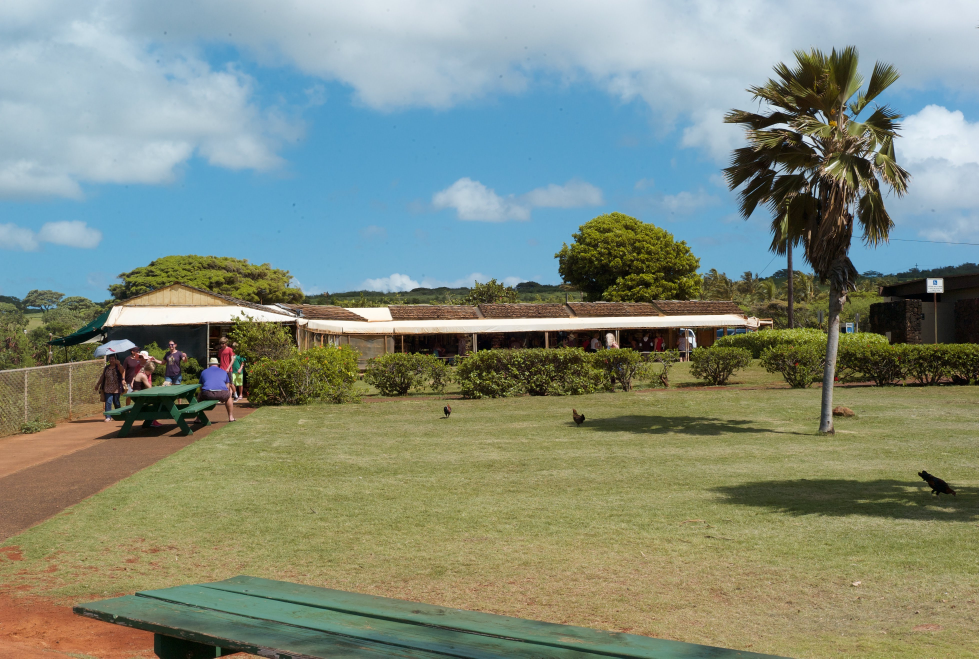
#> input picture dust_photos/images/hawaii - 29.jpg, 3916 x 2634 px (shown at 1/4 size)
$ jupyter execute auto_sensor_dust_inpainting.ipynb
#> lines starting #> are read from the running program, lines starting #| are printed output that depends on the picture; after the words box and inside, x2 and y2 are one past the last pixel; in counts of white or black regions, pixels touching at a corner belong together
### shapedetector.py
# import the necessary packages
import cv2
class ShapeDetector:
    def __init__(self):
        pass
    def detect(self, c):
        # initialize the shape name and approximate the contour
        shape = ""
        peri = cv2.arcLength(c, True)
        approx = cv2.approxPolyDP(c, 0.04 * peri, True)

        # if the shape is a triangle, it will have 3 vertices
        #if len(approx) == 3:
        #   shape = "triangle"
        # if the shape has 4 vertices, it is either a square or
        # a rectangle
        if len(approx) == 4:
            # compute the bounding box of the contour and use the
            # bounding box to compute the aspect ratio
            (x, y, w, h) = cv2.boundingRect(approx)
            ar = w / float(h)
            # a square will have an aspect ratio that is approximately
            # equal to one, otherwise, the shape is a rectangle
            shape = "square" if ar >= 0.95 and ar <= 1.05 else "rectangle"
        # [7 lines of commented-out code are left out]
        return shape

### auto_sensor_dust_inpainting.ipynb
# Automatic Sensor Dust Detection and Inpainting

[cell 1]
#import libraries
import cv2
import numpy as np
from matplotlib import pyplot as plt

from shapedetector import ShapeDetector
import imutils

## Load Image for Inpainting

[cell 2]
#load images
img_path = 'dust_photos/images/hawaii - 29.jpg'
#color version
cimg = cv2.imread(img_path)
#> cimg is the input picture: shape (2634, 3916, 3); mean B, G, R 125.9, 140.3, 129
#grey scale image
img = cv2.imread(img_path,0)
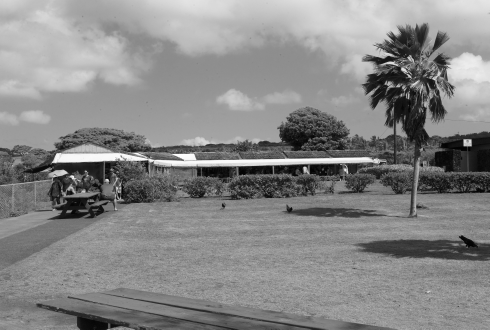
#> img: shape (2634, 3916) (shown at 1/8 size); min 0, max 255, mean 135.3

[cell 3]
#Show and Save Original Color Image
cv2.imwrite('original_image.png', cimg)

plt_image = cv2.cvtColor(cimg, cv2.COLOR_BGR2RGB)
plt.imshow(plt_image)
plt.title('Image'), plt.xticks([]), plt.yticks([])
plt.show()

## Apply Thresholds to the Image

[cell 4]
#Apply Global Threshold
m = np.mean(img, dtype=int)
#> m = 135
global_thresh = cv2.threshold(img,int(m/1.2),255,cv2.THRESH_BINARY_INV)[1]
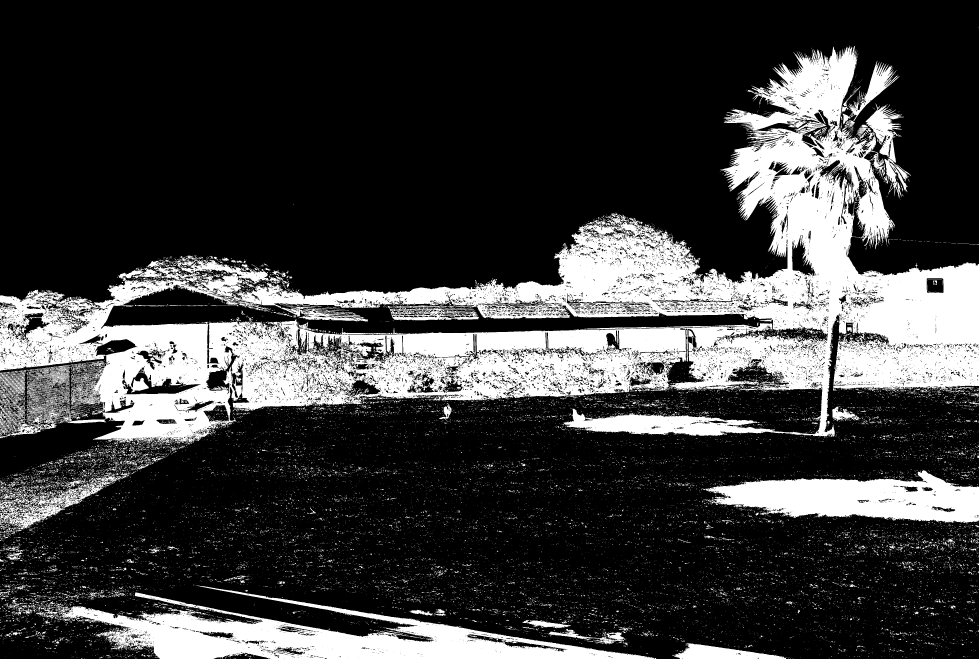
#> global_thresh: shape (2634, 3916) (shown at 1/4 size); 23.9% white; 29397 white regions (27797 under 20 px), largest, box (x1, y1, x2, y2) and area: (0, 182, 3916, 1781) 1787607, (225, 2342, 2625, 2634) 239174, (2808, 1881, 3916, 2093) 141708

#Show and Save Global Threshold Image
cv2.imwrite('global_threshold.png', global_thresh)

plt.imshow(global_thresh, 'gray')
plt.title('Global Threshold'), plt.xticks([]), plt.yticks([])
plt.show()

[cell 5]
#Perform Adaptive Threshold
#adaptive_thresh_img = cv2.adaptiveThreshold(img,255,cv2.ADAPTIVE_THRESH_MEAN_C,cv2.THRESH_BINARY_INV,27,15)
adaptive_thresh_img = cv2.adaptiveThreshold(img,255,cv2.ADAPTIVE_THRESH_MEAN_C,cv2.THRESH_BINARY_INV,19,10)
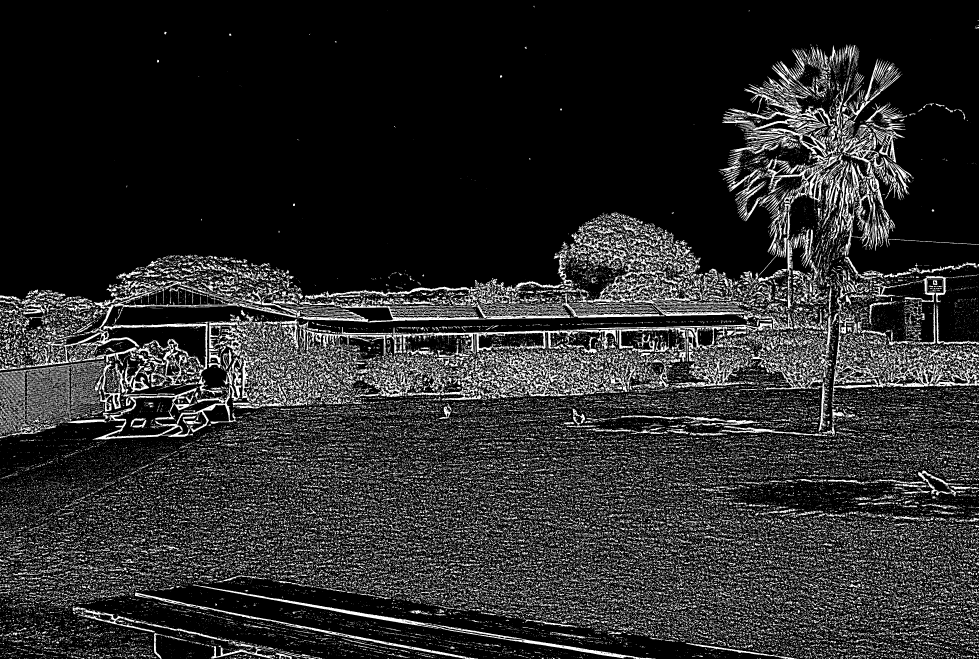
#> adaptive_thresh_img: shape (2634, 3916) (shown at 1/4 size); 16.5% white; 80607 white regions (67371 under 20 px), largest, box (x1, y1, x2, y2) and area: (456, 1102, 2984, 1290) 75450, (1102, 1277, 2818, 1595) 63447, (370, 1304, 1039, 1759) 28801
#adaptive_thresh_img = cv2.adaptiveThreshold(img,255,cv2.ADAPTIVE_THRESH_MEAN_C,cv2.THRESH_BINARY_INV,11,5)
#adaptive_thresh_img = cv2.adaptiveThreshold(img,255,cv2.ADAPTIVE_THRESH_MEAN_C,cv2.THRESH_BINARY_INV,5,2)


#Show and Save Adaptive Threshold Image
cv2.imwrite('adapt_mean_threshold.png', adaptive_thresh_img)

plt.imshow(adaptive_thresh_img, 'gray')
plt.title('Adaptive Mean Threshold'), plt.xticks([]), plt.yticks([])
plt.show()

## Filter the Thresholded Image with Magnification Filter

[cell 6]
#Image Magnification Filter Kernel
KERNEL = np.ones((10,10), dtype=int)*10

print(KERNEL)

[cell 7]
#Filter the thresholded images*
img_filt = cv2.filter2D(adaptive_thresh_img,-1,KERNEL)
#> img_filt: shape (2634, 3916); 59.3% white; 2233 black regions (1488 under 20 px), largest, box (x1, y1, x2, y2) and area: (0, 0, 3916, 1207) 3657462, (824, 2319, 2395, 2571) 53934, (3397, 953, 3916, 1096) 46826
#global_thresh = cv2.filter2D(global_thresh,-1,KERNEL)

#Apply multiple times
for i in range(2):
    KERNEL_i = np.ones((int(10),int(10)), dtype=int)*10
    img_filt = cv2.filter2D(img_filt,-1,KERNEL_i)
#> this loop made 2 passes
#> pass 1, `img_filt = cv2.filter2D(img_filt,-1,KERNEL_i)`:
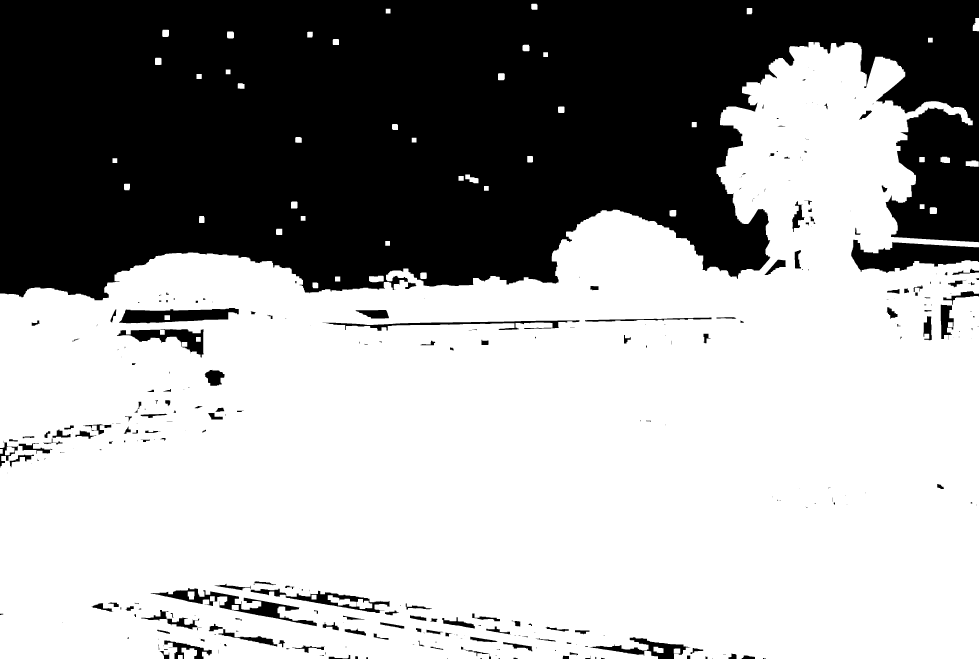
#> img_filt: shape (2634, 3916) (shown at 1/4 size); 63.2% white; 327 black regions (132 under 20 px), largest, box (x1, y1, x2, y2) and area: (0, 0, 3916, 1201) 3586331, (3404, 959, 3916, 1091) 39543, (476, 1232, 955, 1293) 19664
#> pass 2, `img_filt = cv2.filter2D(img_filt,-1,KERNEL_i)`:
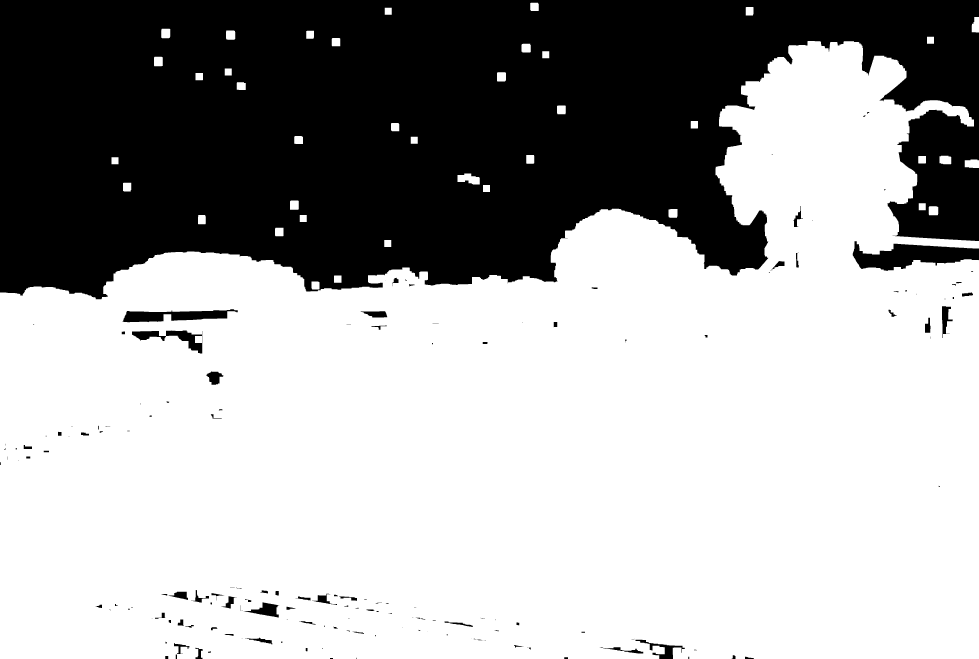
#> img_filt: shape (2634, 3916) (shown at 1/4 size); 65% white; 163 black regions (48 under 20 px)

#Show and Save Magnification Image
cv2.imwrite('mag_filt.png', img_filt)

plt.imshow(img_filt, 'gray')
plt.title('Magnification Filtered'), plt.xticks([]), plt.yticks([])
plt.show()

## Combine the Thresholds Together

[cell 8]
#Combine Thresholds
comb = img_filt + global_thresh

#Show and Save Combined Threshold Image
cv2.imwrite('comb_threshold.png', comb)

plt.imshow(comb, 'gray')
plt.title('Combined Threshold'), plt.xticks([]), plt.yticks([])
plt.show()

## Find and Classify the Contours in the Image

[cell 9]
#Find and Classify Contours of Image
cnts = cv2.findContours(comb.copy(), cv2.RETR_EXTERNAL,cv2.CHAIN_APPROX_SIMPLE)
#> cnts = 40 contours; largest, box (x1, y1, x2, y2) and area: (0, 164, 3916, 2634) 6707736, (1830, 694, 1919, 738) 2595, (3859, 638, 3916, 672) 1696, (3887, 68, 3916, 130) 1439, (3758, 623, 3805, 657) 1432
cnts = imutils.grab_contours(cnts)
sd = ShapeDetector()

cimg_copy = cimg.copy()

for c in cnts:
    # compute the center of the contour, then detect the name of the
    # shape using only the contour
    M = cv2.moments(c)
    if M["m00"] != 0:
        cX = int((M["m10"] / M["m00"]) * 1)
        cY = int((M["m01"] / M["m00"]) * 1)
        shape = sd.detect(c)
        # multiply the contour (x, y)-coordinates by the resize ratio,
        # then draw the contours and the name of the shape on the image
        if len(c) < 50:
            c = c.astype("float")
            c *= 1
            c = c.astype("int")
            cv2.drawContours(cimg_copy, [c], -1, (0, 255, 0), 2)
            cv2.putText(cimg_copy, shape, (cX, cY), cv2.FONT_HERSHEY_SIMPLEX,0.5, (255, 255, 255), 2)
#> this loop made 40 passes
#> (cX, cY, shape, peri in detect, approx in detect, x in detect, y in detect, w in detect) on passes 1 to 4: (1261, 1141, 'square', 121.1, [[1246, 1126], [1248, 1156], [1276, 1157], [1277, 1129]], 1246, 1126, 32), (1350, 1116, 'square', 113.4, [[1336, 1103], [1336, 1130], [1365, 1130], [1365, 1102]], 1336, 1102, 30), (1550, 973, 'square', 108, [[1537, 960], [1537, 987], [1564, 987], [1564, 960]], 1537, 960, 28), (1116, 927, 'square', 129.7, [[1102, 911], [1100, 942], [1132, 944], [1133, 911]], 1100, 911, 34)

[cell 10]
#Show and Save Detected Contours
cv2.imwrite('shape_detect.png', cimg_copy)

plt_cimage = cv2.cvtColor(cimg_copy, cv2.COLOR_BGR2RGB)
plt.imshow(plt_cimage)
plt.title('Shape Detect'), plt.xticks([]), plt.yticks([])
plt.show()

## Create the Inpainting Mask based on the Detected Contours

[cell 11]
#Create Dust Mask
img_mask = np.zeros((img.shape[0], img.shape[1]), dtype='uint8')
for c in cnts:
    # compute the center of the contour, then detect the name of the
    # shape using only the contour
    M = cv2.moments(c)
    if M["m00"] != 0:
        cX = int((M["m10"] / M["m00"]) * 1)
        cY = int((M["m01"] / M["m00"]) * 1)
        shape = sd.detect(c)
        # multiply the contour (x, y)-coordinates by the resize ratio,
        # then draw the contours and the name of the shape on the image
        if len(c) < 50:
            c = c.astype("float")
            c *= 1
            c = c.astype("int")
            cv2.fillPoly(img_mask, pts=[c], color=(255,255,255))
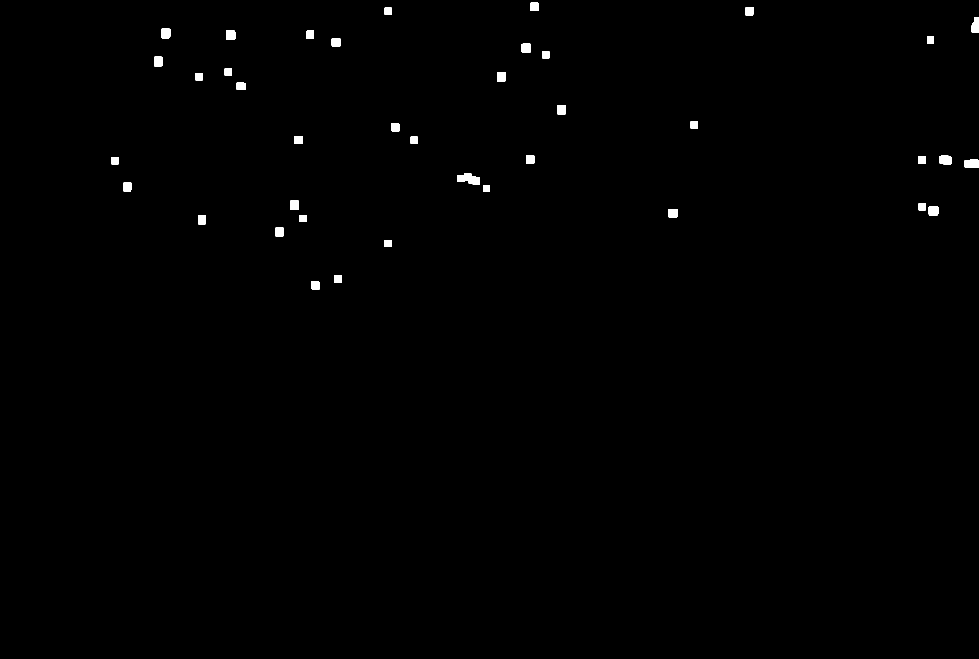
#> img_mask: shape (2634, 3916) (shown at 1/4 size); 0.42% white; 39 white regions, largest, box (x1, y1, x2, y2) and area: (1830, 694, 1919, 738) 2729, (3859, 638, 3916, 672) 1784, (3887, 68, 3916, 130) 1527

#Show and Save Mask Image
cv2.imwrite('dust_mask.png', img_mask)
plt.imshow(img_mask, 'gray')
plt.title('Dust Mask'), plt.xticks([]), plt.yticks([])
plt.show()

## Perform Inpainting

[cell 12]
#Set inpainting options
radius = 10
flags = cv2.INPAINT_TELEA #or use cv2.INPAINT_NS

[cell 13]
#Inpaint the image
cimg_inpaint = cv2.inpaint(cimg, img_mask, radius, flags=flags)

[cell 14]
#Show and Save Final Image
cv2.imwrite('auto_dust_inpainting.png', cimg_inpaint)

plt_out = cv2.cvtColor(cimg_inpaint, cv2.COLOR_BGR2RGB)
plt.imshow(plt_out)
plt.title('Inpainting Results'), plt.xticks([]), plt.yticks([])
plt.show()

$ run again, with dust_photos/images/hawaii - 52.jpg copied over dust_photos/images/hawaii - 29.jpg
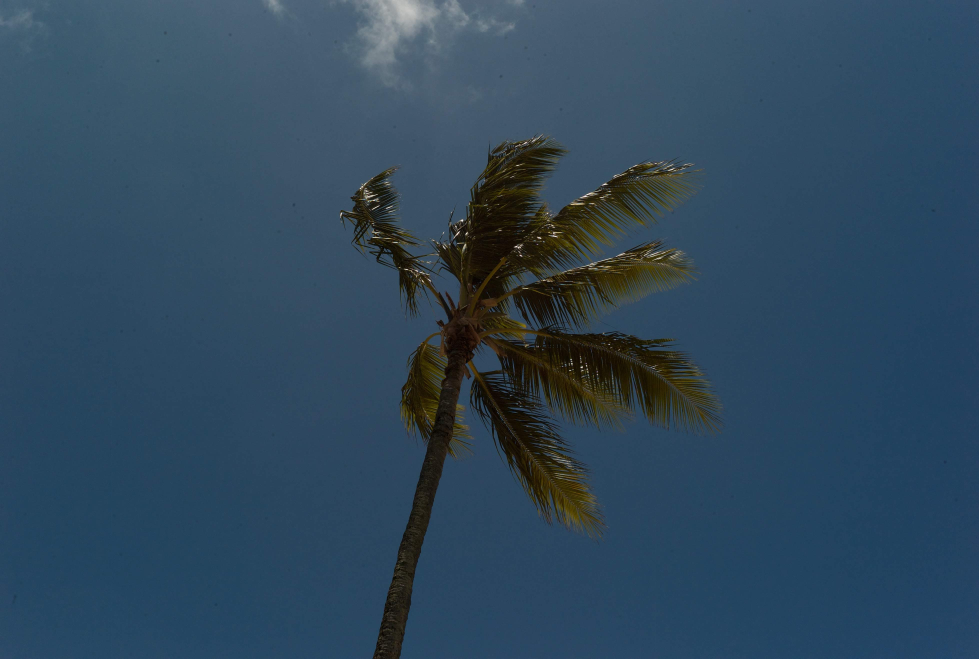
#> input picture dust_photos/images/hawaii - 52.jpg, 3916 x 2634 px (shown at 1/4 size)
#> cimg is the input picture: shape (2634, 3916, 3); mean B, G, R 91.7, 71.9, 47.5
#> `img = cv2.imread(img_path,0)`:
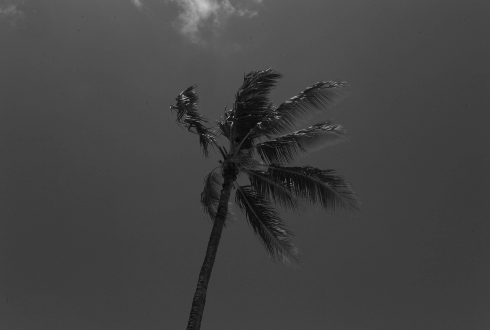
#> img: shape (2634, 3916) (shown at 1/8 size); min 0, max 255, mean 66.7
#> m = 66
#> global_thresh: shape (2634, 3916); 8.3% white; 2689 white regions (2508 under 20 px), largest, box (x1, y1, x2, y2) and area: (1362, 542, 2876, 2634) 830697, (2773, 1617, 2898, 1713) 1166, (2733, 1579, 2860, 1722) 900
#> adaptive_thresh_img: shape (2634, 3916); 3.1% white; 9877 white regions (8522 under 20 px), largest, box (x1, y1, x2, y2) and area: (2248, 968, 2734, 1106) 11835, (1885, 1412, 2192, 1625) 9227, (1796, 603, 2072, 1044) 7559
#> cnts = 1020 contours, 974 with area under 20; largest, box (x1, y1, x2, y2) and area: (1341, 520, 2918, 2634) 1516817, (1725, 0, 1885, 119) 9016, (1475, 43, 1629, 160) 6824, (1430, 17, 1489, 64) 1952, (1657, 0, 1719, 39) 1794
#> the loop `for c in cnts:` made 1020 passes
#> (cX, cY, shape, peri in detect, approx in detect, x in detect, y in detect, w in detect) on passes 3, 4, 13, 26: (3721, 2600, 'square', 108, [[3708, 2587], [3708, 2614], [3735, 2614], [3735, 2587]], 3708, 2587, 28), (3594, 2539, 'square', 4, [[3594, 2539], [3594, 2540], [3595, 2540], [3595, 2539]], 3594, 2539, 2), (584, 2459, 'square', 4, [[584, 2459], [584, 2460], [585, 2460], [585, 2459]], 584, 2459, 2), (864, 2418, 'square', 110, [[851, 2404], [851, 2432], [878, 2432], [878, 2404]], 851, 2404, 28)
#> after the loop `for c in cnts:`:
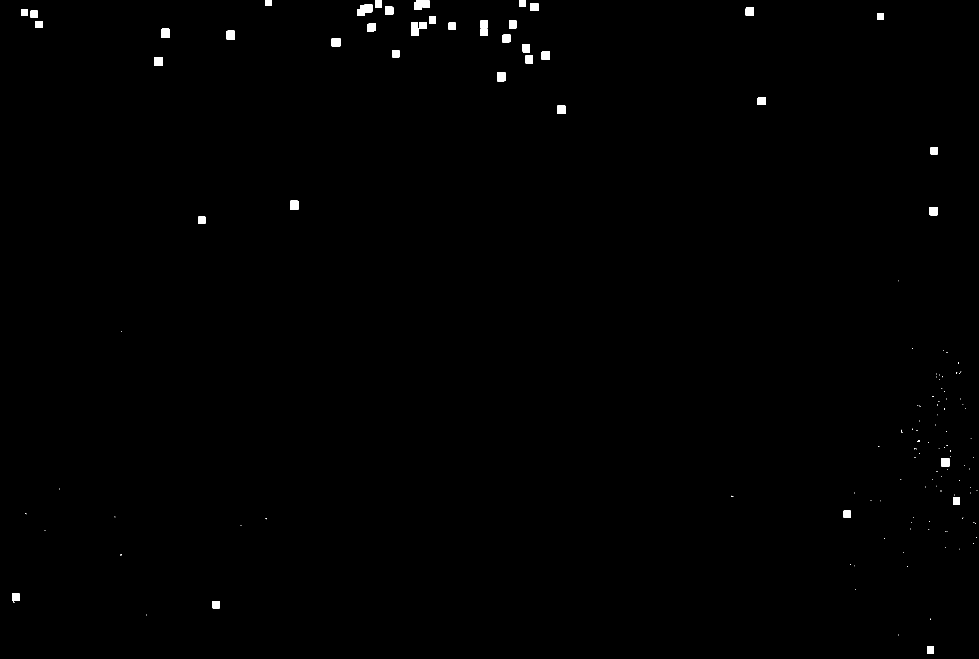
#> img_mask: shape (2634, 3916) (shown at 1/4 size); 0.41% white; 146 white regions (103 under 20 px), largest, box (x1, y1, x2, y2) and area: (1430, 17, 1489, 64) 2054, (1657, 0, 1719, 39) 1906, (1644, 91, 1674, 142) 1438
#> flags = 1
